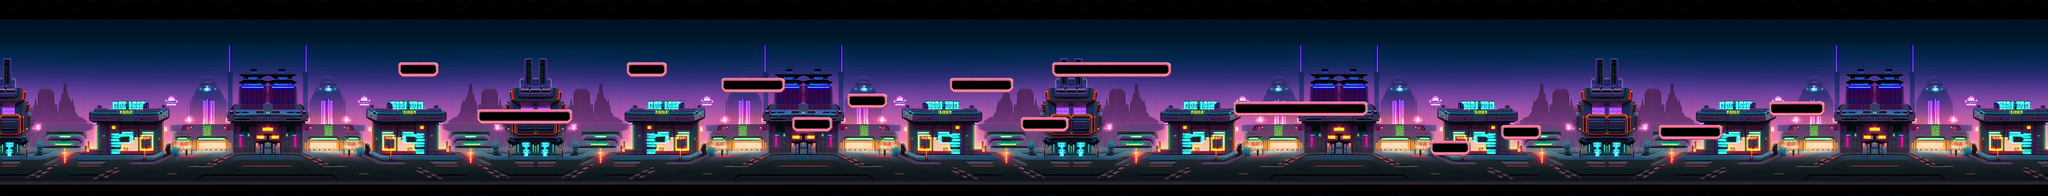

Rendered tile map (Tiled .tmx) drawn with the repository's tilesets; below, a short description and the map source with its tile grids summarised:
An orthogonal 260x25 tile map with 16x16 px tiles, 2 tile layers (background, texture), 2 tilesets and 48 objects.

<map version="1.10" tiledversion="1.10.0" orientation="orthogonal" renderorder="right-down" width="260" height="25" tilewidth="16" tileheight="16" infinite="0" nextlayerid="11" nextobjectid="70">
 <tileset firstgid="1" source="background.tsx" />
 <tileset firstgid="865" source="platforms.tsx" />
 <layer id="1" name="background" width="260" height="25">
  <data>[6500 cells, 5980 non-empty, 750 distinct tile ids]</data>
 </layer>
 <layer id="2" name="texture" width="260" height="25">
  <data>[6500 cells, 770 non-empty, 84 distinct tile ids]</data>
 </layer>
 <objectgroup id="3" name="ground">
  <object id="3" x="0" y="368" width="4160" height="32" />
 </objectgroup>
 <objectgroup id="4" name="platform">
  <object id="8" x="784" y="272" width="96" height="16" />
  <object id="11" x="976" y="224" width="176" height="16" />
  <object id="12" x="1280" y="128" width="64" height="16" />
  <object id="13" x="1472" y="288" width="96" height="16" />
  <object id="14" x="1616" y="240" width="64" height="16" />
  <object id="15" x="1728" y="192" width="64" height="16" />
  <object id="16" x="1472" y="160" width="112" height="16" />
  <object id="17" x="1936" y="160" width="112" height="16" />
  <object id="18" x="1904" y="288" width="112" height="16" />
  <object id="19" x="2080" y="240" width="80" height="16" />
  <object id="21" x="2144" y="128" width="224" height="16" />
  <object id="22" x="2512" y="208" width="256" height="16" />
  <object id="23" x="2912" y="288" width="64" height="16" />
  <object id="24" x="3056" y="256" width="64" height="16" />
  <object id="25" x="3376" y="256" width="112" height="16" />
  <object id="26" x="3600" y="208" width="96" height="16" />
  <object id="68" x="816" y="128" width="64" height="16" />
 </objectgroup>
 <objectgroup id="5" name="finish">
  <object id="28" x="4032" y="0" height="368" />
 </objectgroup>
 <objectgroup id="6" name="barrier">
  <object id="30" x="0" y="0" height="368" />
  <object id="31" x="4160" y="0" height="368" />
  <object id="33" x="2512" y="192" height="16" />
  <object id="34" x="2768" y="192" height="16" />
  <object id="35" x="2368" y="112" height="16" />
  <object id="36" x="2144" y="112" height="16" />
  <object id="37" x="976" y="208" height="16" />
  <object id="38" x="1152" y="208" height="16" />
 </objectgroup>
 <objectgroup id="7" name="enemies">
  <object id="42" x="1072" y="208" width="16" height="16" />
  <object id="43" x="624" y="352" width="16" height="16" />
  <object id="44" x="1744" y="352" width="16" height="16" />
  <object id="45" x="2224" y="112" width="16" height="16" />
  <object id="46" x="2592" y="192" width="16" height="16" />
  <object id="47" x="3088" y="352" width="16" height="16" />
 </objectgroup>
 <objectgroup id="8" name="coins">
  <object id="49" x="3424" y="240" width="16" height="16" />
  <object id="50" x="3648" y="192" width="16" height="16" />
  <object id="51" x="2928" y="272" width="16" height="16" />
  <object id="52" x="2272" y="112" width="16" height="16" />
  <object id="53" x="2320" y="112" width="16" height="16" />
  <object id="54" x="2672" y="192" width="16" height="16" />
  <object id="55" x="2720" y="192" width="16" height="16" />
  <object id="56" x="2544" y="192" width="16" height="16" />
  <object id="60" x="1968" y="144" width="16" height="16" />
  <object id="61" x="1520" y="144" width="16" height="16" />
  <object id="62" x="1008" y="208" width="16" height="16" />
  <object id="63" x="816" y="256" width="16" height="16" />
 </objectgroup>
 <objectgroup id="9" name="health" opacity="0.9">
  <object id="66" x="1504" y="272" width="16" height="16" />
  <object id="67" x="2752" y="352" width="16" height="16" />
 </objectgroup>
 <objectgroup id="10" name="skylimit">
  <object id="48" x="0" y="0" width="4160" />
 </objectgroup>
</map>
